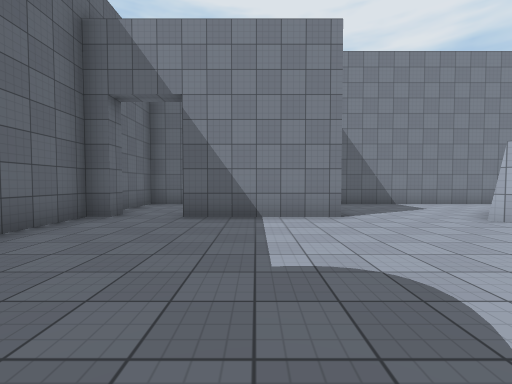
[1] (above)

18 first-person views from a walk through a scene from a Unity 3-D project. The camera is 1.4 m above the floor, tilts 2° down and sees 90° across. The floor is counted in squares, 2 m on a side. Each view is taken from the middle of a square. On the plan, view 1 faces up. The plan holds only what a view shows up to about 9 squares ahead; the rest is blank. The place goes on beyond the plan. The player is left out. Surface patterns are stand-ins for the level's own textures.

[2]
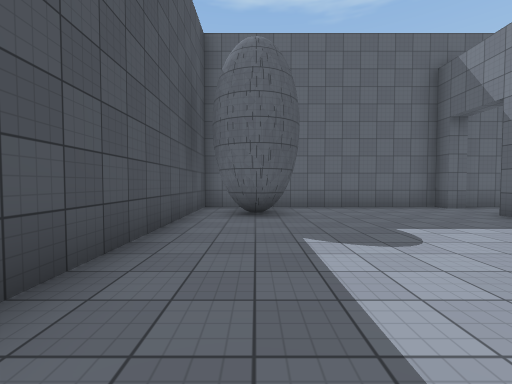

[3]
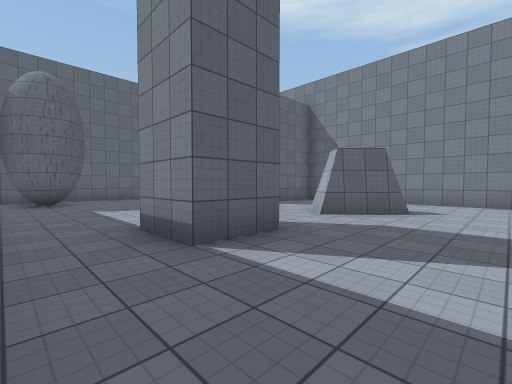

[4]
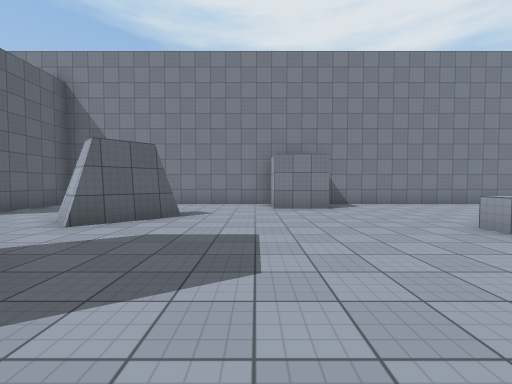

[5]
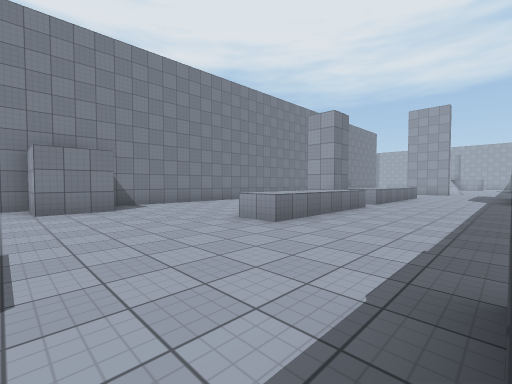

[6]
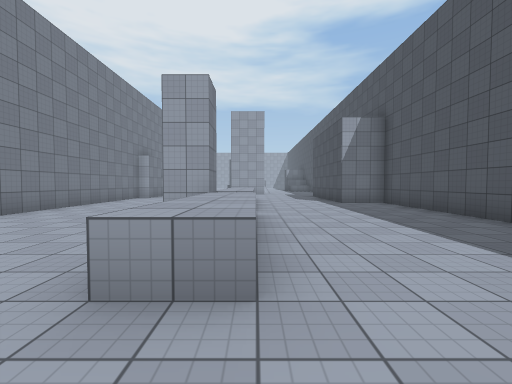

[7]
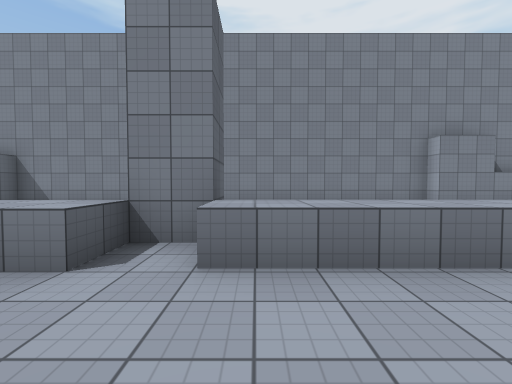

[8]
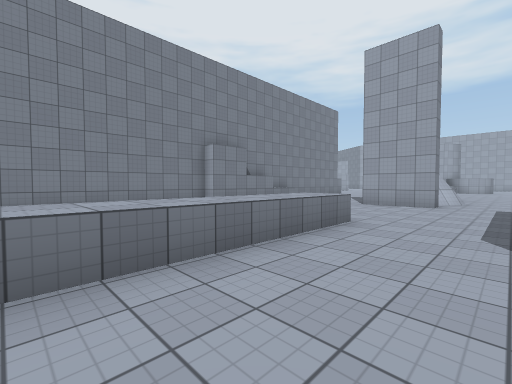

[9]
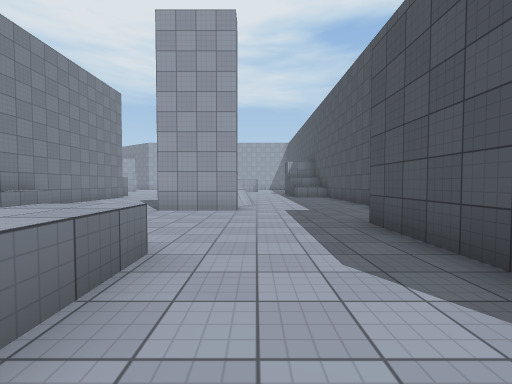

[10]
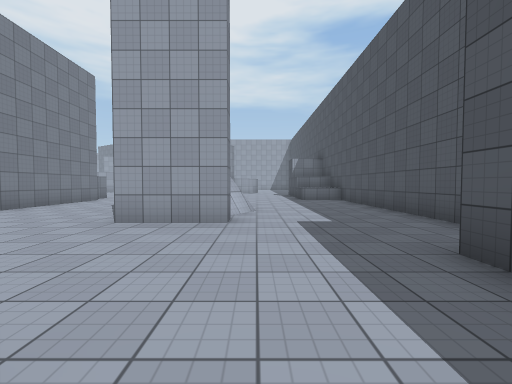

[11]
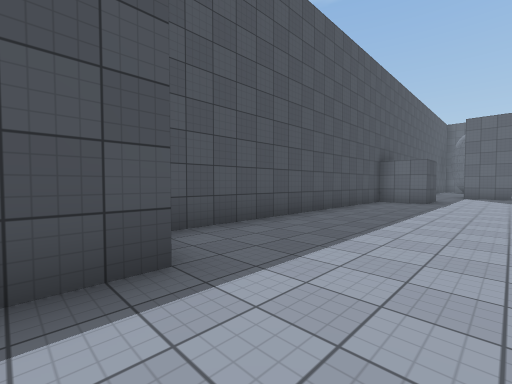

[12]
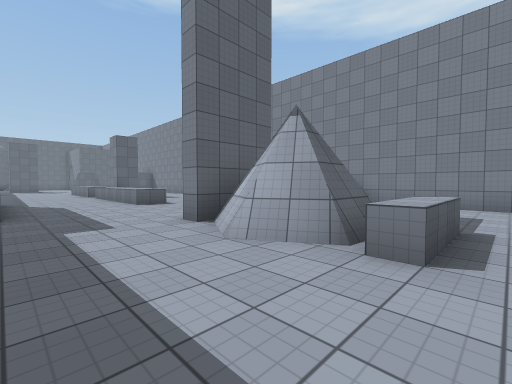

[13]
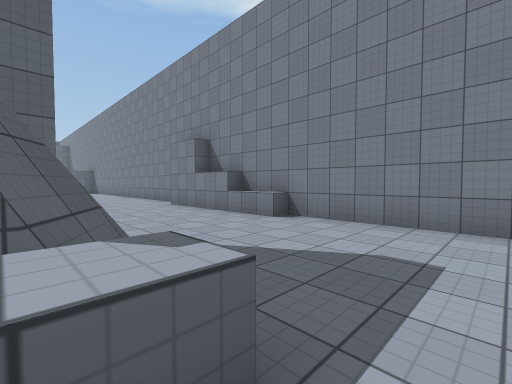

[14]
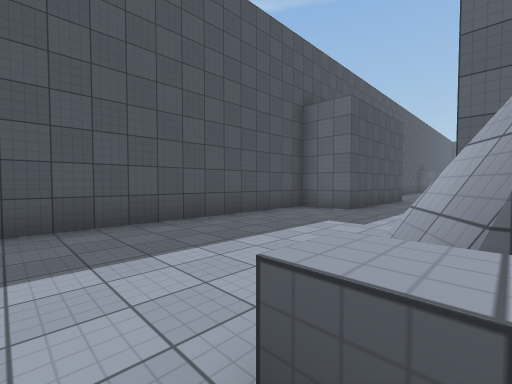

[15]
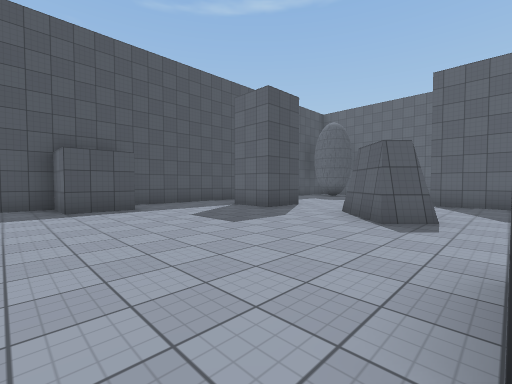

[16]
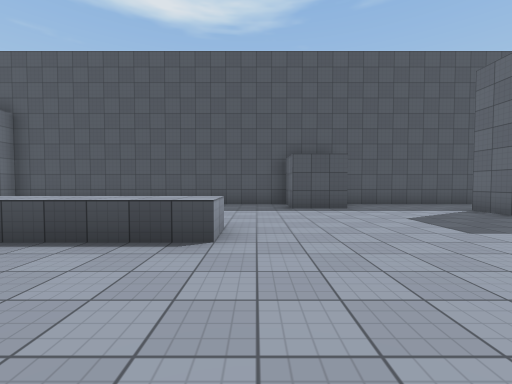

[17]
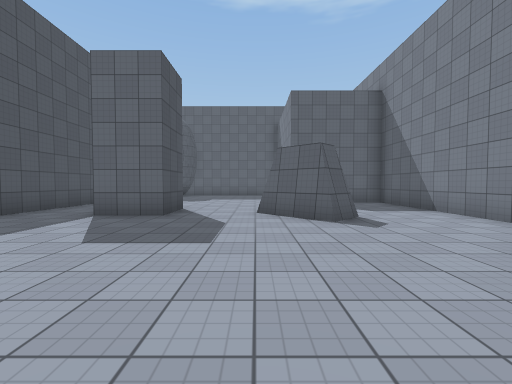

[18]
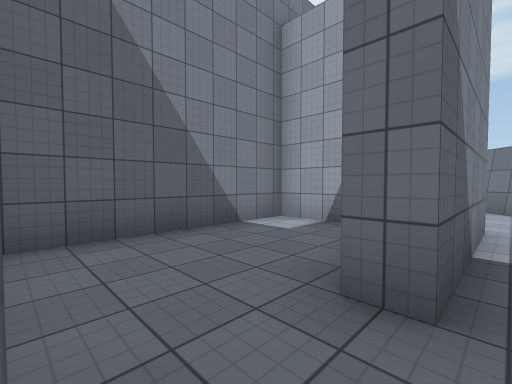

### Floor plan
Key: @ floor where view 1 was taken; # wall or solid block; . floor; ^ raised ledge.
Columns run from 4 left of view 1 to 30 right of it. Each row starts with its distance up from view 1.
  9 ###########################  ######
  8 #.....#......##...........####^....
  7 #.....#......##....................
  6 #..####...#.........     ..........
  5 #........##.........#       .......
  4 #...............^^^^#^^^^^....###^.
  3 #...............^^^^.^^^^^....###^.
  2 #.......##.........................
  1 #.......##.........................
  0 #.#.@........##........#####.......
 -1 #............ #........#   #.......
 -2 ########################   ########

Positions as (right, up) in squares from view 1, and headings:
1: (0, 0), facing up
2: (4, 0), facing left
3: (8, -1), facing up-left
4: (8, 0), facing up
5: (8, 0), facing up-right
6: (10, 3), facing right
7: (17, 1), facing up
8: (17, 1), facing up-right
9: (19, 2), facing right
10: (21, 2), facing right
11: (20, 2), facing down-left
12: (30, 0), facing up-left
13: (30, 4), facing up-left
14: (30, 3), facing down-left
15: (11, 7), facing down-left
16: (11, 7), facing down
17: (11, 4), facing left
18: (-3, 5), facing up-right
